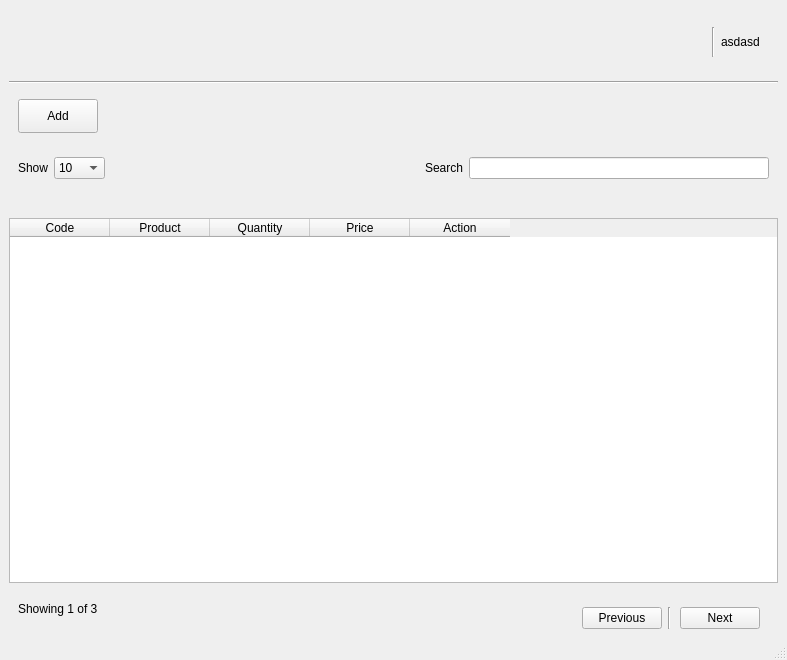
<?xml version="1.0" encoding="UTF-8"?>
<ui version="4.0">
 <class>MainWindow</class>
 <widget class="QMainWindow" name="MainWindow">
  <property name="geometry">
   <rect>
    <x>0</x>
    <y>0</y>
    <width>787</width>
    <height>660</height>
   </rect>
  </property>
  <property name="windowTitle">
   <string>MainWindow</string>
  </property>
  <widget class="QWidget" name="centralwidget">
   <layout class="QVBoxLayout" name="verticalLayout_2">
    <item>
     <widget class="QWidget" name="widget" native="true">
      <layout class="QHBoxLayout" name="horizontalLayout">
       <item alignment="Qt::AlignRight">
        <widget class="QWidget" name="widget_7" native="true">
         <layout class="QHBoxLayout" name="horizontalLayout_5">
          <item>
           <widget class="Line" name="line_3">
            <property name="minimumSize">
             <size>
              <width>0</width>
              <height>30</height>
             </size>
            </property>
            <property name="orientation">
             <enum>Qt::Vertical</enum>
            </property>
           </widget>
          </item>
          <item>
           <widget class="QLabel" name="label">
            <property name="text">
             <string>asdasd</string>
            </property>
            <property name="margin">
             <number>5</number>
            </property>
           </widget>
          </item>
         </layout>
        </widget>
       </item>
      </layout>
     </widget>
    </item>
    <item>
     <widget class="Line" name="line_2">
      <property name="orientation">
       <enum>Qt::Horizontal</enum>
      </property>
     </widget>
    </item>
    <item>
     <widget class="QWidget" name="widget_2" native="true">
      <layout class="QVBoxLayout" name="verticalLayout">
       <item alignment="Qt::AlignLeft|Qt::AlignVCenter">
        <widget class="QPushButton" name="pushButton">
         <property name="minimumSize">
          <size>
           <width>50</width>
           <height>34</height>
          </size>
         </property>
         <property name="text">
          <string>Add</string>
         </property>
        </widget>
       </item>
      </layout>
     </widget>
    </item>
    <item>
     <widget class="QWidget" name="widget_3" native="true">
      <layout class="QHBoxLayout" name="horizontalLayout_2">
       <item>
        <widget class="QLabel" name="label_2">
         <property name="text">
          <string>Show</string>
         </property>
        </widget>
       </item>
       <item>
        <widget class="QComboBox" name="comboBox">
         <item>
          <property name="text">
           <string>10</string>
          </property>
         </item>
         <item>
          <property name="text">
           <string>25</string>
          </property>
         </item>
         <item>
          <property name="text">
           <string>50</string>
          </property>
         </item>
         <item>
          <property name="text">
           <string>100</string>
          </property>
         </item>
        </widget>
       </item>
       <item>
        <spacer name="horizontalSpacer">
         <property name="orientation">
          <enum>Qt::Horizontal</enum>
         </property>
         <property name="sizeHint" stdset="0">
          <size>
           <width>40</width>
           <height>20</height>
          </size>
         </property>
        </spacer>
       </item>
       <item>
        <widget class="QLabel" name="label_3">
         <property name="text">
          <string>Search</string>
         </property>
        </widget>
       </item>
       <item>
        <widget class="QLineEdit" name="lineEdit">
         <property name="minimumSize">
          <size>
           <width>200</width>
           <height>0</height>
          </size>
         </property>
         <property name="maximumSize">
          <size>
           <width>300</width>
           <height>16777215</height>
          </size>
         </property>
        </widget>
       </item>
      </layout>
     </widget>
    </item>
    <item>
     <widget class="QWidget" name="widget_4" native="true">
      <layout class="QVBoxLayout" name="verticalLayout_3"/>
     </widget>
    </item>
    <item>
     <widget class="QTableWidget" name="tableWidget">
      <property name="sizePolicy">
       <sizepolicy hsizetype="Preferred" vsizetype="Expanding">
        <horstretch>1</horstretch>
        <verstretch>1</verstretch>
       </sizepolicy>
      </property>
      <property name="gridStyle">
       <enum>Qt::SolidLine</enum>
      </property>
      <property name="sortingEnabled">
       <bool>true</bool>
      </property>
      <column>
       <property name="text">
        <string>Code</string>
       </property>
      </column>
      <column>
       <property name="text">
        <string>Product</string>
       </property>
      </column>
      <column>
       <property name="text">
        <string>Quantity</string>
       </property>
      </column>
      <column>
       <property name="text">
        <string>Price</string>
       </property>
      </column>
      <column>
       <property name="text">
        <string>Action</string>
       </property>
      </column>
     </widget>
    </item>
    <item>
     <widget class="QWidget" name="widget_5" native="true">
      <property name="minimumSize">
       <size>
        <width>0</width>
        <height>30</height>
       </size>
      </property>
      <property name="maximumSize">
       <size>
        <width>16777215</width>
        <height>40</height>
       </size>
      </property>
      <layout class="QHBoxLayout" name="horizontalLayout_4">
       <item>
        <widget class="QLabel" name="label_4">
         <property name="maximumSize">
          <size>
           <width>16777215</width>
           <height>50</height>
          </size>
         </property>
         <property name="text">
          <string>Showing 1 of 3</string>
         </property>
        </widget>
       </item>
       <item>
        <widget class="QWidget" name="widget_6" native="true">
         <property name="minimumSize">
          <size>
           <width>20</width>
           <height>40</height>
          </size>
         </property>
         <property name="maximumSize">
          <size>
           <width>200</width>
           <height>16777215</height>
          </size>
         </property>
         <layout class="QHBoxLayout" name="horizontalLayout_3">
          <item alignment="Qt::AlignRight">
           <widget class="QPushButton" name="pushButton_2">
            <property name="text">
             <string>Previous</string>
            </property>
           </widget>
          </item>
          <item>
           <widget class="Line" name="line">
            <property name="orientation">
             <enum>Qt::Vertical</enum>
            </property>
           </widget>
          </item>
          <item alignment="Qt::AlignRight">
           <widget class="QPushButton" name="pushButton_3">
            <property name="text">
             <string>Next</string>
            </property>
           </widget>
          </item>
         </layout>
        </widget>
       </item>
      </layout>
     </widget>
    </item>
   </layout>
  </widget>
  <widget class="QMenuBar" name="menubar">
   <property name="geometry">
    <rect>
     <x>0</x>
     <y>0</y>
     <width>787</width>
     <height>30</height>
    </rect>
   </property>
  </widget>
  <widget class="QStatusBar" name="statusbar"/>
 </widget>
 <resources/>
 <connections/>
</ui>
